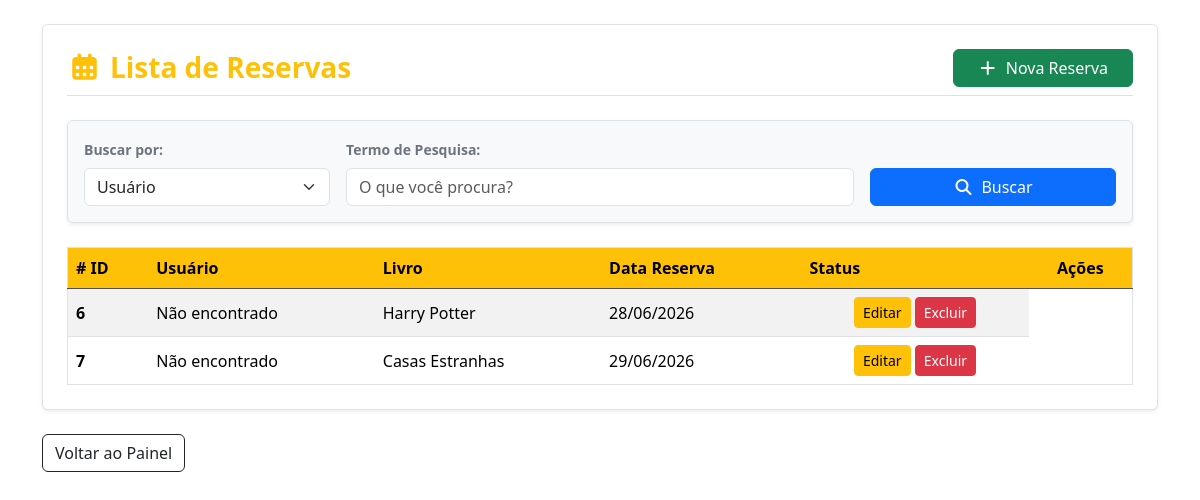
Screenshot of /reservas/reservasList.php (signed in) with the database file from the repository.
### tables this page shows
CREATE TABLE IF NOT EXISTS reservas (
    id INT AUTO_INCREMENT PRIMARY KEY,
    usuario_id INT NOT NULL,
    livro_id INT NOT NULL,
    data_reserva DATE NOT NULL,
    status VARCHAR(50) NOT NULL DEFAULT 'Ativa',
    FOREIGN KEY (usuario_id) REFERENCES usuario(id) ON DELETE CASCADE,
    FOREIGN KEY (livro_id) REFERENCES livros(id) ON DELETE CASCADE
);

CREATE TABLE IF NOT EXISTS livros (
    id INT AUTO_INCREMENT PRIMARY KEY,
    titulo VARCHAR(150) NOT NULL,
    autor VARCHAR(100) NOT NULL,
    genero VARCHAR(100) NOT NULL
);

### db.class.php (called while the page is built, shortened)
<?php
class db {
    private $host     = 'localhost';
    private $user     = 'root';
    private $password = '';
    private $port     = '3306';
    private $dbname   = 'db_pweb_pamelapaola_banco';
    private $table_name;
    private $conn;
    public function __construct($table_name)
    {
        $this->table_name = $table_name;
        $this->conn = $this->connect();
    }
    private function connect()
    {
        try {
            return new PDO(
                "mysql:host=$this->host;dbname=$this->dbname;port=$this->port;charset=utf8",
                $this->user,
                $this->password,
                [
                    PDO::ATTR_ERRMODE => PDO::ERRMODE_EXCEPTION,
                ]
            );
        } catch (PDOException $e) {
            die('Erro na conexão: ' . $e->getMessage());
        }
    }
    public function all(){
        $sql = "SELECT * FROM $this->table_name";
        $st = $this->conn->prepare($sql);
        $st->execute();
        return $st->fetchAll(PDO::FETCH_CLASS);
    }
    public function find($id){
        $sql = "SELECT * FROM $this->table_name WHERE id = ?";
        $st = $this->conn->prepare($sql);
        $st->execute([$id]);
        return $st->fetchObject();
    }
}

### reservas/reservasList.php (the view, shortened to what this page needs)
<?php
include '../header.php';
require_once "../db.class.php";
$db = new db('reservas');
$db_usuario = new db('usuario');
$db_livros = new db('livros');
$dados = $db->all();
if (!empty($_POST) && !empty($_POST['valor'])) {
    $valor_busca = strtolower($_POST['valor']);
    $tipo_busca  = $_POST['tipo'];
    $dados = array_filter($dados, function($item) use ($db_usuario, $db_livros, $valor_busca, $tipo_busca) {
        $valor = isset($item->$tipo_busca) ? $item->$tipo_busca : ($item[$tipo_busca] ?? '');
        if ($tipo_busca == 'usuario_id') {
            $u = $db_usuario->find($valor);
            $valor = $u ? ($u->nome . " " . $u->sobrenome) : '';
        }
        if ($tipo_busca == 'livro_id') {
            $l = $db_livros->find($valor);
            $valor = $l ? $l->titulo : '';
        }
        return strpos(strtolower($valor), $valor_busca) !== false;
    });
} else {
    $dados = $db->all();
}
?>
<div class="container py-4">
  <div class="p-4 mb-4 bg-white border rounded shadow-sm custom-card">
    <div class="d-flex justify-content-between align-items-center border-bottom pb-2 mb-4">
      <h3 class="fw-bold text-dark m-0">
        <i class="fa-solid fa-calendar-days me-2"></i>Lista de Reservas
      </h3>
      <a href="reservasForm.php" class="btn btn-success px-4">
        <i class="fa-solid fa-plus me-2"></i>Nova Reserva
      </a>
    </div>
    <form action="reservasList.php" method="post" class="bg-light p-3 border rounded mb-4 shadow-sm">
      <div class="row g-3 align-items-end">
        <div class="col-md-3">
          <label class="form-label fw-semibold text-secondary small">Buscar por:</label>
          <select name="tipo" class="form-select">
            <option value="usuario_id">Usuário</option>
          </select>
        </div>
        <div class="col-md-6">
          <label class="form-label fw-semibold text-secondary small">Termo de Pesquisa:</label>
          <input type="text" name="valor" class="form-control" placeholder="O que você procura?">
        </div>
        <div class="col-md-3 d-grid">
          <button type="submit" class="btn btn-primary">
            <i class="fa-solid fa-magnifying-glass me-2"></i>Buscar
          </button>
        </div>
      </div>
    </form>
    <div class="table-responsive">
      <table class="table table-striped table-hover align-middle border mb-0">
        <thead class="table-dark">
          <tr>
            <th># ID</th>
            <th>Usuário</th>
            <th>Livro</th>
            <th>Data Reserva</th>
            <th>Status</th>
            <th class="text-center">Ações</th>
          </tr>
        </thead>
        <tbody>
        <?php
        if (empty($dados)) {
            echo "<tr><td colspan='6' class='text-center text-muted py-4'>Nenhuma reserva encontrada.</td></tr>";
        } else {
            foreach ($dados as $item) {
                $usuario_id = $item->usuario_id ?? $item['usuario_id'];
                $livro_id   = $item->livro_id ?? $item['livro_id'];
                $u = $db_usuario->find($usuario_id);
                $l = $db_livros->find($livro_id);
                $nome_usuario = $u ? $u->nome . " " . $u->sobrenome : "Não encontrado";
                $nome_livro   = $l ? $l->titulo : "Não encontrado";
                $dt_res = date('d/m/Y', strtotime($item->data_reserva));
                echo "
                <tr>
                  <th>{$item->id}</th>
                  <td>{$nome_usuario}</td>
                  <td>{$nome_livro}</td>
                  <td>{$dt_res}</td>
                  <td class='text-center'>
                    <a class='btn btn-warning btn-sm'
                       href='reservasForm.php?id={$item->id}'>
                       Editar
                    </a>
                    <a class='btn btn-danger btn-sm'
                       onclick='return confirm(\"Excluir reserva?\")'
                       href='reservasList.php?id={$item->id}&acao=excluir'>
                       Excluir
                    </a>
                  </utd>
                </tr>";
            }
        }
        ?>
        </tbody>
      </table>
    </div>
  </div>
  <a href="../index.php" class="btn btn-outline-dark">
    Voltar ao Painel
  </a>
</div>
<?php include '../footer.php'; ?>

### reservas/reservasList.php (style rules this page uses)
.custom-card h3, .custom-card h3 i, h3.text-dark { color: #ffc107 !important; }
.table-responsive .table thead.table-dark, .table-responsive .table thead.table-dark th { background-color: #ffc107 !important; color: #000 !important; font-weight: bold !important; }

### rows the page displays
reservas: id "6", nome_usuario "Não encontrado", livro.titulo "Harry Potter", data_reserva "28/06/2026"
reservas: id "7", nome_usuario "Não encontrado", livro.titulo "Casas Estranhas", data_reserva "29/06/2026"
